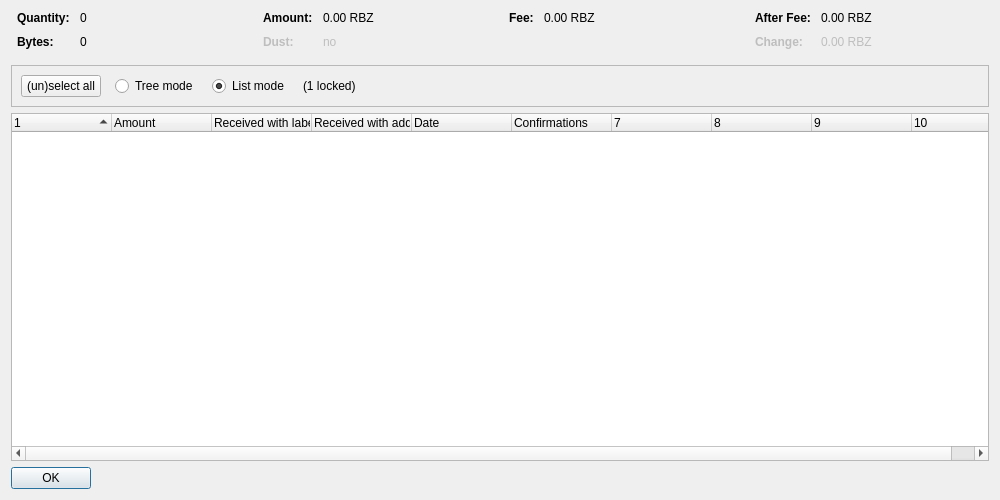
<?xml version="1.0" encoding="UTF-8"?>
<ui version="4.0">
 <class>CoinControlDialog</class>
 <widget class="QDialog" name="CoinControlDialog">
  <property name="geometry">
   <rect>
    <x>0</x>
    <y>0</y>
    <width>1000</width>
    <height>500</height>
   </rect>
  </property>
  <property name="windowTitle">
   <string>Coin Selection</string>
  </property>
  <layout class="QVBoxLayout" name="verticalLayout">
   <item>
    <layout class="QHBoxLayout" name="horizontalLayoutTop" stretch="0,0,0,0">
     <property name="topMargin">
      <number>0</number>
     </property>
     <property name="bottomMargin">
      <number>10</number>
     </property>
     <item>
      <layout class="QFormLayout" name="formLayoutCoinControl1">
       <property name="horizontalSpacing">
        <number>10</number>
       </property>
       <property name="verticalSpacing">
        <number>10</number>
       </property>
       <property name="leftMargin">
        <number>6</number>
       </property>
       <property name="rightMargin">
        <number>6</number>
       </property>
       <item row="0" column="0">
        <widget class="QLabel" name="labelCoinControlQuantityText">
         <property name="font">
          <font>
           <weight>75</weight>
           <bold>true</bold>
          </font>
         </property>
         <property name="text">
          <string>Quantity:</string>
         </property>
        </widget>
       </item>
       <item row="0" column="1">
        <widget class="QLabel" name="labelCoinControlQuantity">
         <property name="cursor">
          <cursorShape>IBeamCursor</cursorShape>
         </property>
         <property name="contextMenuPolicy">
          <enum>Qt::ActionsContextMenu</enum>
         </property>
         <property name="text">
          <string notr="true">0</string>
         </property>
         <property name="textInteractionFlags">
          <set>Qt::LinksAccessibleByMouse|Qt::TextSelectableByKeyboard|Qt::TextSelectableByMouse</set>
         </property>
        </widget>
       </item>
       <item row="1" column="0">
        <widget class="QLabel" name="labelCoinControlBytesText">
         <property name="font">
          <font>
           <weight>75</weight>
           <bold>true</bold>
          </font>
         </property>
         <property name="text">
          <string>Bytes:</string>
         </property>
        </widget>
       </item>
       <item row="1" column="1">
        <widget class="QLabel" name="labelCoinControlBytes">
         <property name="cursor">
          <cursorShape>IBeamCursor</cursorShape>
         </property>
         <property name="contextMenuPolicy">
          <enum>Qt::ActionsContextMenu</enum>
         </property>
         <property name="text">
          <string notr="true">0</string>
         </property>
         <property name="textInteractionFlags">
          <set>Qt::LinksAccessibleByMouse|Qt::TextSelectableByKeyboard|Qt::TextSelectableByMouse</set>
         </property>
        </widget>
       </item>
      </layout>
     </item>
     <item>
      <layout class="QFormLayout" name="formLayoutCoinControl2">
       <property name="horizontalSpacing">
        <number>10</number>
       </property>
       <property name="verticalSpacing">
        <number>10</number>
       </property>
       <property name="leftMargin">
        <number>6</number>
       </property>
       <property name="rightMargin">
        <number>6</number>
       </property>
       <item row="0" column="0">
        <widget class="QLabel" name="labelCoinControlAmountText">
         <property name="font">
          <font>
           <weight>75</weight>
           <bold>true</bold>
          </font>
         </property>
         <property name="text">
          <string>Amount:</string>
         </property>
        </widget>
       </item>
       <item row="0" column="1">
        <widget class="QLabel" name="labelCoinControlAmount">
         <property name="cursor">
          <cursorShape>IBeamCursor</cursorShape>
         </property>
         <property name="contextMenuPolicy">
          <enum>Qt::ActionsContextMenu</enum>
         </property>
         <property name="text">
          <string notr="true">0.00 RBZ</string>
         </property>
         <property name="textInteractionFlags">
          <set>Qt::LinksAccessibleByMouse|Qt::TextSelectableByKeyboard|Qt::TextSelectableByMouse</set>
         </property>
        </widget>
       </item>
       <item row="1" column="0">
        <widget class="QLabel" name="labelCoinControlLowOutputText">
         <property name="enabled">
          <bool>false</bool>
         </property>
         <property name="font">
          <font>
           <weight>75</weight>
           <bold>true</bold>
          </font>
         </property>
         <property name="text">
          <string>Dust:</string>
         </property>
        </widget>
       </item>
       <item row="1" column="1">
        <widget class="QLabel" name="labelCoinControlLowOutput">
         <property name="enabled">
          <bool>false</bool>
         </property>
         <property name="cursor">
          <cursorShape>IBeamCursor</cursorShape>
         </property>
         <property name="contextMenuPolicy">
          <enum>Qt::ActionsContextMenu</enum>
         </property>
         <property name="text">
          <string notr="true">no</string>
         </property>
         <property name="textInteractionFlags">
          <set>Qt::LinksAccessibleByMouse|Qt::TextSelectableByKeyboard|Qt::TextSelectableByMouse</set>
         </property>
        </widget>
       </item>
      </layout>
     </item>
     <item>
      <layout class="QFormLayout" name="formLayoutCoinControl3">
       <property name="horizontalSpacing">
        <number>10</number>
       </property>
       <property name="verticalSpacing">
        <number>10</number>
       </property>
       <property name="leftMargin">
        <number>6</number>
       </property>
       <property name="rightMargin">
        <number>6</number>
       </property>
       <item row="0" column="0">
        <widget class="QLabel" name="labelCoinControlFeeText">
         <property name="font">
          <font>
           <weight>75</weight>
           <bold>true</bold>
          </font>
         </property>
         <property name="text">
          <string>Fee:</string>
         </property>
        </widget>
       </item>
       <item row="0" column="1">
        <widget class="QLabel" name="labelCoinControlFee">
         <property name="cursor">
          <cursorShape>IBeamCursor</cursorShape>
         </property>
         <property name="contextMenuPolicy">
          <enum>Qt::ActionsContextMenu</enum>
         </property>
         <property name="text">
          <string notr="true">0.00 RBZ</string>
         </property>
         <property name="textInteractionFlags">
          <set>Qt::LinksAccessibleByMouse|Qt::TextSelectableByKeyboard|Qt::TextSelectableByMouse</set>
         </property>
        </widget>
       </item>
      </layout>
     </item>
     <item>
      <layout class="QFormLayout" name="formLayoutCoinControl4">
       <property name="horizontalSpacing">
        <number>10</number>
       </property>
       <property name="verticalSpacing">
        <number>10</number>
       </property>
       <property name="leftMargin">
        <number>6</number>
       </property>
       <property name="rightMargin">
        <number>6</number>
       </property>
       <item row="0" column="0">
        <widget class="QLabel" name="labelCoinControlAfterFeeText">
         <property name="font">
          <font>
           <weight>75</weight>
           <bold>true</bold>
          </font>
         </property>
         <property name="text">
          <string>After Fee:</string>
         </property>
        </widget>
       </item>
       <item row="0" column="1">
        <widget class="QLabel" name="labelCoinControlAfterFee">
         <property name="cursor">
          <cursorShape>IBeamCursor</cursorShape>
         </property>
         <property name="contextMenuPolicy">
          <enum>Qt::ActionsContextMenu</enum>
         </property>
         <property name="text">
          <string notr="true">0.00 RBZ</string>
         </property>
         <property name="textInteractionFlags">
          <set>Qt::LinksAccessibleByMouse|Qt::TextSelectableByKeyboard|Qt::TextSelectableByMouse</set>
         </property>
        </widget>
       </item>
       <item row="1" column="0">
        <widget class="QLabel" name="labelCoinControlChangeText">
         <property name="enabled">
          <bool>false</bool>
         </property>
         <property name="font">
          <font>
           <weight>75</weight>
           <bold>true</bold>
          </font>
         </property>
         <property name="text">
          <string>Change:</string>
         </property>
        </widget>
       </item>
       <item row="1" column="1">
        <widget class="QLabel" name="labelCoinControlChange">
         <property name="enabled">
          <bool>false</bool>
         </property>
         <property name="cursor">
          <cursorShape>IBeamCursor</cursorShape>
         </property>
         <property name="contextMenuPolicy">
          <enum>Qt::ActionsContextMenu</enum>
         </property>
         <property name="text">
          <string notr="true">0.00 RBZ</string>
         </property>
         <property name="textInteractionFlags">
          <set>Qt::LinksAccessibleByMouse|Qt::TextSelectableByKeyboard|Qt::TextSelectableByMouse</set>
         </property>
        </widget>
       </item>
      </layout>
     </item>
    </layout>
   </item>
   <item>
    <widget class="QFrame" name="frame">
     <property name="minimumSize">
      <size>
       <width>0</width>
       <height>40</height>
      </size>
     </property>
     <property name="frameShape">
      <enum>QFrame::StyledPanel</enum>
     </property>
     <property name="frameShadow">
      <enum>QFrame::Sunken</enum>
     </property>
     <layout class="QHBoxLayout" name="horizontalLayout">
      <item>
       <layout class="QHBoxLayout" name="horizontalLayoutPanel" stretch="0,0,0,0,0">
        <property name="spacing">
         <number>14</number>
        </property>
        <item>
         <widget class="QPushButton" name="pushButtonSelectAll">
          <property name="sizePolicy">
           <sizepolicy hsizetype="Maximum" vsizetype="Fixed">
            <horstretch>0</horstretch>
            <verstretch>0</verstretch>
           </sizepolicy>
          </property>
          <property name="text">
           <string>(un)select all</string>
          </property>
          <property name="autoDefault">
           <bool>false</bool>
          </property>
         </widget>
        </item>
        <item>
         <widget class="QRadioButton" name="radioTreeMode">
          <property name="sizePolicy">
           <sizepolicy hsizetype="Maximum" vsizetype="Fixed">
            <horstretch>0</horstretch>
            <verstretch>0</verstretch>
           </sizepolicy>
          </property>
          <property name="text">
           <string>Tree mode</string>
          </property>
         </widget>
        </item>
        <item>
         <widget class="QRadioButton" name="radioListMode">
          <property name="sizePolicy">
           <sizepolicy hsizetype="Maximum" vsizetype="Fixed">
            <horstretch>0</horstretch>
            <verstretch>0</verstretch>
           </sizepolicy>
          </property>
          <property name="text">
           <string>List mode</string>
          </property>
          <property name="checked">
           <bool>true</bool>
          </property>
         </widget>
        </item>
        <item>
         <widget class="QLabel" name="labelLocked">
          <property name="text">
           <string notr="true">(1 locked)</string>
          </property>
         </widget>
        </item>
        <item>
         <spacer name="horizontalSpacer">
          <property name="orientation">
           <enum>Qt::Horizontal</enum>
          </property>
          <property name="sizeHint" stdset="0">
           <size>
            <width>40</width>
            <height>20</height>
           </size>
          </property>
         </spacer>
        </item>
       </layout>
      </item>
     </layout>
    </widget>
   </item>
   <item>
    <widget class="CoinControlTreeWidget" name="treeWidget">
     <property name="contextMenuPolicy">
      <enum>Qt::CustomContextMenu</enum>
     </property>
     <property name="sortingEnabled">
      <bool>false</bool>
     </property>
     <property name="columnCount">
      <number>10</number>
     </property>
     <attribute name="headerShowSortIndicator" stdset="0">
      <bool>true</bool>
     </attribute>
     <attribute name="headerStretchLastSection">
      <bool>false</bool>
     </attribute>
     <column>
      <property name="text">
       <string/>
      </property>
     </column>
     <column>
      <property name="text">
       <string>Amount</string>
      </property>
     </column>
     <column>
      <property name="text">
       <string>Received with label</string>
      </property>
     </column>
     <column>
      <property name="text">
       <string>Received with address</string>
      </property>
     </column>
     <column>
      <property name="text">
       <string>Date</string>
      </property>
     </column>
     <column>
      <property name="text">
       <string>Confirmations</string>
      </property>
      <property name="toolTip">
       <string>Confirmed</string>
      </property>
     </column>
     <column>
      <property name="text">
       <string/>
      </property>
     </column>
     <column>
      <property name="text">
       <string/>
      </property>
     </column>
     <column>
      <property name="text">
       <string/>
      </property>
     </column>
     <column>
      <property name="text">
       <string/>
      </property>
     </column>
    </widget>
   </item>
   <item>
    <widget class="QDialogButtonBox" name="buttonBox">
     <property name="sizePolicy">
      <sizepolicy hsizetype="Maximum" vsizetype="Fixed">
       <horstretch>0</horstretch>
       <verstretch>0</verstretch>
      </sizepolicy>
     </property>
     <property name="orientation">
      <enum>Qt::Horizontal</enum>
     </property>
     <property name="standardButtons">
      <set>QDialogButtonBox::Ok</set>
     </property>
    </widget>
   </item>
  </layout>
 </widget>
 <customwidgets>
  <customwidget>
   <class>CoinControlTreeWidget</class>
   <extends>QTreeWidget</extends>
   <header>coincontroltreewidget.h</header>
  </customwidget>
 </customwidgets>
 <resources/>
 <connections/>
</ui>
